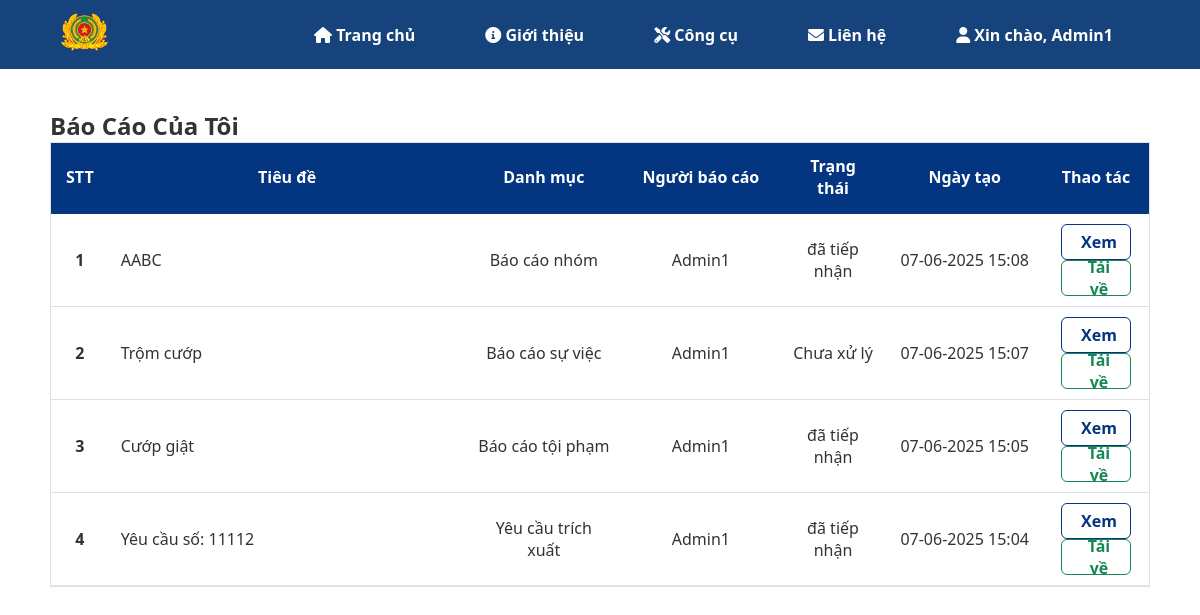
The page /report/my-reports (signed in) on the database its author committed.
### asrp/models.py (models this page shows, shortened)
class User(UserMixin, db.Model):
    __tablename__ = 'nguoi_dung'
    id = db.Column(db.Integer, primary_key=True)
    username = db.Column(db.String(64), unique=True, nullable=False)
    email = db.Column(db.String(120), unique=True, nullable=False)
    password = db.Column(db.String(128), nullable=False)
    full_name = db.Column(db.String(150), nullable=False)
    phone_number = db.Column(db.String(20), nullable=False)
    role = db.Column(Enum('user', 'admin', name='user_roles'), nullable=False, default='user')
    unit_id = db.Column(db.Integer, db.ForeignKey('don_vi.id'))
    joined_at = db.Column(db.DateTime, default=datetime.utcnow)
    is_active = db.Column(db.Boolean, default=True, nullable=False)
    extra_info = db.Column(db.Text)
    unit = db.relationship('Unit', back_populates='users')
    reports = db.relationship('Report', back_populates='user', lazy='dynamic')

class Report(db.Model):
    __tablename__ = 'bao_cao'
    id = db.Column(db.Integer, primary_key=True)
    user_id = db.Column(db.Integer, db.ForeignKey('nguoi_dung.id'), nullable=False)
    region_id = db.Column(db.Integer, db.ForeignKey('khu_vuc.id'))
    specific_address = db.Column(db.String(255))
    created_at = db.Column(db.DateTime, default=datetime.utcnow, nullable=False)
    status_id = db.Column(db.Integer, db.ForeignKey('trang_thai.id'), nullable=False)
    category_id = db.Column(db.Integer, db.ForeignKey('phan_loai.id'), nullable=False)
    user = db.relationship('User', back_populates='reports')
    region = db.relationship('Region', back_populates='reports')
    status = db.relationship('Status', back_populates='reports')
    category = db.relationship('Category', back_populates='reports')
    crime_report = db.relationship('CrimeReport', back_populates='report', uselist=False)
    incident_report = db.relationship('IncidentReport', back_populates='report', uselist=False)
    group_report = db.relationship('GroupReport', back_populates='report', uselist=False)
    extraction_request = db.relationship('ExtractionRequest', back_populates='report', uselist=False)
    attachments = db.relationship('Attachment', back_populates='report', lazy='dynamic')

class GroupReport(db.Model):
    __tablename__ = 'bao_cao_nhom'
    id = db.Column(db.Integer, db.ForeignKey('bao_cao.id'), primary_key=True)
    platform = db.Column(db.String(100), nullable=False)
    group_name = db.Column(db.String(200), nullable=False)
    group_url = db.Column(db.String(255))
    created_at = db.Column(db.Date, nullable=True)
    admin_info = db.Column(db.Text)
    member_count = db.Column(db.Integer)  # Số lượng thành viên
    weekly_post_count = db.Column(db.Integer)  # Số bài tin trung bình mỗi tuần
    status = db.Column(db.String(50), nullable=False)  # Tình trạng xử lý
    assigned_officer = db.Column(db.String(150))  # Cán bộ phụ trách theo dõi
    purpose = db.Column(db.Text)
    description = db.Column(db.Text, nullable=False)
    note = db.Column(db.Text)
    report = db.relationship('Report', back_populates='group_report')

class Category(db.Model):
    __tablename__ = 'phan_loai'
    id = db.Column(db.Integer, primary_key=True)
    name = db.Column(db.String(100), unique=True, nullable=False)
    description = db.Column(db.String(255))
    reports = db.relationship('Report', back_populates='category', lazy='dynamic')

class Status(db.Model):
    __tablename__ = 'trang_thai'
    id = db.Column(db.Integer, primary_key=True)
    name = db.Column(db.String(50), unique=True, nullable=False)
    description = db.Column(db.String(255))
    reports = db.relationship('Report', back_populates='status', lazy='dynamic')

class IncidentReport(db.Model):
    __tablename__ = 'bao_cao_su_viec'
    id = db.Column(db.Integer, db.ForeignKey('bao_cao.id'), primary_key=True)
    file_number = db.Column(db.String(50), nullable=False)  # Số hồ sơ
    incident_time = db.Column(db.Date, nullable=True)  # Thời gian xảy ra
    incident_name = db.Column(db.String(200), nullable=False)
    description = db.Column(db.Text, nullable=False)
    officer_name = db.Column(db.String(150), nullable=False)  # Cán bộ đăng ký
    status = db.Column(db.String(50), nullable=False)  # Tình trạng xử lý
    related_persons = db.Column(db.Text)  # Người liên quan
    storage_number = db.Column(db.String(100))  # Số lưu hồ sơ
    archived_date = db.Column(db.Date) # Ngày nộp lưu
    report = db.relationship('Report', back_populates='incident_report')

class CrimeReport(db.Model):
    __tablename__ = 'bao_cao_toi_pham'
    id = db.Column(db.Integer, db.ForeignKey('bao_cao.id'), primary_key=True)
    case_code = db.Column(db.String(50), nullable=False)  # Mã vụ việc
    received_date = db.Column(db.Date, nullable=False)  # Ngày tiếp nhận
    officer_name = db.Column(db.String(150), nullable=False)  # Cán bộ tiếp nhận
    title = db.Column(db.String(200), nullable=False)
    content = db.Column(db.Text, nullable=False)
    informant_name = db.Column(db.String(150))
    informant_address = db.Column(db.String(255))
    informant_phone = db.Column(db.String(20))
    status = db.Column(db.String(50), nullable=False)  # Tình trạng xử lý
    phone_numbers = db.Column(db.Text)  # Danh sách SĐT liên quan
    bank_accounts = db.Column(db.Text)  # Danh sách tài khoản ngân hàng
    ip_addresses = db.Column(db.Text)  # Thông tin IP
    websites_or_apps = db.Column(db.Text)  # Website/Ứng dụng
    report = db.relationship('Report', back_populates='crime_report')

class ExtractionRequest(db.Model):
    __tablename__ = 'yeu_cau_trich_xuat'
    id = db.Column(db.Integer, db.ForeignKey('bao_cao.id'), primary_key=True)
    request_number = db.Column(db.String(50), unique=True, nullable=False)  # Số yêu cầu
    sent_date = db.Column(db.Date, nullable=False)       # Ngày gửi (chỉ ngày)
    result_date = db.Column(db.Date)                      # Ngày trả kết quả (chỉ ngày)
    unit_id = db.Column(db.Integer, db.ForeignKey('don_vi.id'), nullable=False)
    device_type = db.Column(db.String(100), nullable=False)
    device_info = db.Column(db.Text, nullable=False)
    extraction_detail = db.Column(db.Text, nullable=False)
    extraction_result = db.Column(db.Text)
    status = db.Column(db.String(50), nullable=False)             # Tình trạng xử lý (mới thêm)
    receiving_officer = db.Column(db.String(150))                  # Cán bộ tiếp nhận (mới thêm)
    note = db.Column(db.Text)
    report = db.relationship('Report', back_populates='extraction_request')
    unit = db.relationship('Unit', back_populates='extraction_requests')

### asrp/blueprints/report/routes.py (the view)
@report_bp.route('/my-reports')
@login_required
def my_reports():
    my_reports = Report.query.filter_by(user_id=current_user.id).options(
        db.joinedload(Report.category),
        db.joinedload(Report.status),
        db.joinedload(Report.region),
        db.joinedload(Report.crime_report),
        db.joinedload(Report.incident_report),
        db.joinedload(Report.group_report)
    ).order_by(Report.created_at.desc()).all()
    return render_template('report/my_reports.html', reports=my_reports)

### asrp/templates/report/my_reports.html (shortened to what this page needs)
{% extends "base.html" %}
{% block content %}
<div class="custom-table-container">
  <h2 class="text-center mb-4 fw-bold text-primary">Báo Cáo Của Tôi</h2>
  <div class="table-responsive">
    <table class="custom-table table align-middle">
      <thead>
        <tr>
          <th scope="col" style="width:5%;">STT</th>
          <th scope="col" style="width:35%;">Tiêu đề</th>
          <th scope="col" style="width:15%;">Danh mục</th>
          <th scope="col" style="width:15%;">Người báo cáo</th>
          <th scope="col" style="width:10%;">Trạng thái</th>
          <th scope="col" style="width:15%;">Ngày tạo</th>
          <th scope="col" style="width:15%;">Thao tác</th>
        </tr>
      </thead>
      <tbody>
        {% for report in reports %}
        <tr>
          <th scope="row" class="text-center">{{ loop.index }}</th>
          <td class="text-start">
            {% if report.crime_report %}
              {{ report.crime_report.title }}
            {% elif report.incident_report %}
              {{ report.incident_report.incident_name }}
            {% elif report.group_report %}
              {{ report.group_report.group_name }}
            {% elif report.extraction_request %}
              Yêu cầu số: {{ report.extraction_request.request_number }}
            {% else %}
              <em>Không có tiêu đề</em>
            {% endif %}
          </td>
          <td class="text-center">{{ report.category.name }}</td>
          <td class="text-center">{{ report.user.full_name }}</td>
          <td class="text-center">
            <span class="badge bg-success">{{ report.status.name }}</span>
          </td>
          <td class="text-center">{{ report.created_at.strftime('%d-%m-%Y %H:%M') }}</td>
          <td class="text-center">
            <a href="{{ url_for('report.views.view_report', id=report.id) }}"
              class="action-btn action-btn-info"
              title="Xem chi tiết">
               Xem
            </a>
            {% if report.attachments %}
            <a href="{{ url_for('report.views.download_attachment', id=report.id) }}"
              class="action-btn action-btn-download"
              title="Tải tệp đính kèm">
               Tải về
            </a>
            {% endif %}
          </td>
        </tr>
        {% else %}
        <tr>
          <td colspan="7" class="text-center text-muted fst-italic">Chưa có báo cáo nào.</td>
        </tr>
        {% endfor %}
      </tbody>
    </table>
  </div>
</div>
{% endblock %}

### asrp/templates/base.html (shortened to what this page needs)
<!DOCTYPE html>
<html lang="vi">
<head>
  <link rel="stylesheet" href="https://cdnjs.cloudflare.com/ajax/libs/font-awesome/6.0.0/css/all.min.css" />
  <link rel="stylesheet" href="{{ url_for('static', filename='css/main.css') }}">
  <link rel="stylesheet" href="https://cdn.jsdelivr.net/npm/sweetalert2@11/dist/sweetalert2.min.css">
  <link rel="stylesheet" href="{{ url_for('static', filename='css/check_info.css') }}">
</head>
<body>
  <header class="header">
    <div class="container header-container">
      <div class="logo">
        <a href="{{ url_for('main.index') }}">
          <img src="{{ url_for('static', filename='images/logo.png') }}" alt="Logo" class="logo-img" />
        </a>
      </div>
      <nav class="navbar">
        <ul>
          <li>
            <a href="{{ url_for('main.index') }}">
              <i class="fas fa-home"></i>  Trang chủ
            </a>
          </li>
          <li>
            <a href="#">
              <i class="fas fa-info-circle"></i>  Giới thiệu
            </a>
          </li>
          <li>
            <a href="#">
              <i class="fas fa-tools"></i>  Công cụ
            </a>
          </li>
          <li>
            <a href="#">
              <i class="fas fa-envelope"></i>  Liên hệ
            </a>
          </li>
          {% if current_user.is_authenticated %}
            <li class="dropdown">
              <a href="#" class="dropdown-toggle">
                <i class="fas fa-user"></i>  Xin chào, {{ current_user.full_name }}
              </a>
            </li>
          {% endif %}
        </ul>
      </nav>
    </div>
  </header>
  {% block content %}{% endblock %}
</body>
</html>

### asrp/static/css/main.css (style rules this page uses)
* { margin: 0; padding: 0; box-sizing: border-box; }
html, body { height: 100%; margin: 0; display: flex; flex-direction: column; }
body { font-family: system-ui, -apple-system, BlinkMacSystemFont, "Segoe UI", Roboto, Oxygen, Ubuntu, Cantarell, "Open Sans", "Helvetica Neue", sans-serif; color: #333; background-color: #FFFFFF; flex: 1; }
.container { max-width: 1200px; margin: 0 auto; width: 90%; }
.header { background-color: #16437b; padding: 0.75rem 0; position: -webkit-sticky; position: sticky; top: 0; z-index: 1000; }
.header-container { display: flex; align-items: center; justify-content: space-between; }
.header .navbar ul { display: flex; list-style: none; margin: 0; padding: 0; }
.header .navbar ul li { margin: 0 15px; position: relative; }
.header .navbar ul li a { text-decoration: none; color: #fff; font-weight: bold; transition: color 0.3s; }
.logo-img { height: 40px; }
.navbar ul { list-style: none; display: flex; gap: 1rem; }
.navbar ul li a { text-decoration: none; color: #fff; font-weight: 500; padding: 0.5rem 0.75rem; transition: background-color 0.3s; }

### asrp/templates/report/my_reports.html (style rules this page uses)
.custom-table-container { max-width: 1100px; width: 95%; margin: 40px auto; }
table.custom-table { border: 1px solid #dee2e6; border-collapse: separate; border-spacing: 0; }
table.custom-table thead th { background-color: #033580; color: white; border-bottom: 3px solid #033580; padding: 12px 15px; text-align: center; }
table.custom-table tbody td, table.custom-table tbody th { border-bottom: 1px solid #dee2e6; padding: 10px 12px; }
table.custom-table tbody td.text-start { text-align: left; }
table.custom-table tbody td.text-center { text-align: center; }
.action-btn { min-width: 70px; height: 36px; padding: 0 10px; margin: 0 6px; display: inline-flex; align-items: center; justify-content: center; border-radius: 6px; font-size: 1rem; font-weight: 600; gap: 6px; cursor: pointer; transition: background-color 0.2s ease, color 0.2s ease; border: 1.5px solid transparent; text-decoration: none; user-select: none; }
.action-btn-info { color: #033580; border-color: #033580; background-color: transparent; }
.action-btn-download { color: #198754; border-color: #198754; background-color: transparent; }

### rows shown on the page
User: full_name "Admin1"
Report: group_report.group_name "AABC", category.name "Báo cáo nhóm", user.full_name "Admin1", status.name "đã tiếp nhận", created_at "07-06-2025 15:08"
Report: incident_report.incident_name "Trộm cướp", category.name "Báo cáo sự việc", user.full_name "Admin1", status.name "Chưa xử lý", created_at "07-06-2025 15:07"
Report: crime_report "Cướp giật", category.name "Báo cáo tội phạm", user.full_name "Admin1", status.name "đã tiếp nhận", created_at "07-06-2025 15:05"
Report: extraction_request.request_number "11112", category.name "Yêu cầu trích xuất", user.full_name "Admin1", status.name "đã tiếp nhận", created_at "07-06-2025 15:04"
